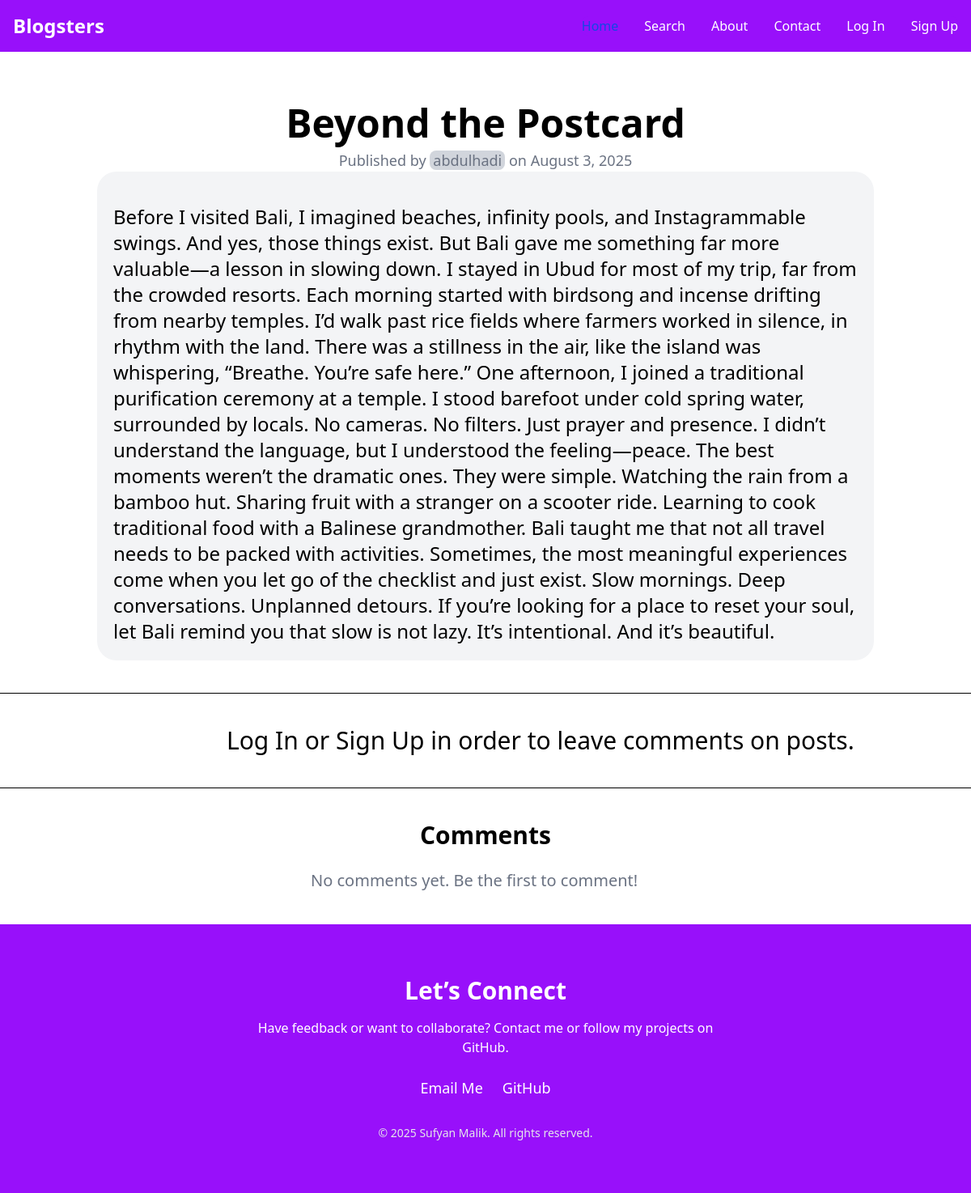
The app's page /beyond-the-postcard/ with its own data.
### blog/models.py (models this page shows, shortened)
class Blog(models.Model):
    title = models.CharField(max_length=255)
    slug = models.SlugField(unique=True,blank=True)
    author = models.ForeignKey(User,related_name='blog_posts',on_delete=models.CASCADE)
    content = models.TextField()
    created_at = models.DateTimeField(auto_now_add=True)
    updated_at = models.DateTimeField(auto_now=True)
    published = models.BooleanField(default=False)
    sub_title = models.CharField(max_length=255,blank=True,null=True)
    img = models.ImageField(upload_to='blog/images/',blank=True,null=True)
    category = models.ForeignKey(Category,related_name='blog_categories',on_delete=models.CASCADE,blank=True,null=True)
    class Meta:
       ordering = ['-created_at',]

### blog/views.py (the view)
# urls.py: path('<slug:slug>/', blog_details,name='blog_details'),
def blog_details(request, slug):
    blog = get_object_or_404(Blog,slug=slug)
    if request.method == 'POST':
        comment = CommentForm(request.POST)
        if comment.is_valid():
            new_comment = comment.save(commit=False)
            new_comment.blog = blog
            new_comment.author = request.user
            new_comment.save()
            return redirect('blog_details', slug=blog.slug)
    else:
        comment = CommentForm()
    comments =  blog.comments.all()
    return render(request,'blog/blog_details.html',{'blog':blog, 'commentform':comment, 'comments':comments})

### blog/templates/blog/blog_details.html (shortened to what this page needs)
{% extends "blog/base.html" %}
{% load static %}
{% block header %}
<link rel="stylesheet" href="{% static 'blog/css/blog-details.css' %}">
{% endblock %}
{% block content %}
<div class="blog-details flex flex-col items-start md:items-center pt-32 dark:bg-gray-800 dark:text-white">
    <h1 class="text-5xl font-bold">{{ blog.title }}</h1>
    <p class="text-gray-500 text-lg mt-2">
        Published by
        <span class="bg-gray-300 rounded-lg px-1">{{ blog.author.username }}</span>
        on {{ blog.created_at|date:"F j, Y" }}
    </p>
    <div class="w-fit h-fit mx-2 md:mx-30 pt-10 text-2xl self-center bg-gray-100 dark:bg-gray-700 rounded-3xl py-1 px-1">
        <p class="px-4 pb-4">{{ blog.content }}</p>
    </div>
</div>
<hr class="my-10 bg-white dark:bg-gray-800 dark:text-gray-700">
{% if user.is_authenticated %}
<div class="leave_comment flex flex-col items-center mt-10 dark:bg-gray-800 dark:text-white ">
    <h1 class="text-5xl md:text-5xl font-bold">Leave a Comment</h1>
    <form method="POST" class="comment-form">
        {% csrf_token %}
        {{ commentform.as_p }}
        <button type="submit"
            class="mt-4 px-6 py-2 bg-blue-600 text-white rounded-lg hover:bg-blue-700 transition-colors">
            Post
        </button>
    </form>
</div>
{% else %}
<h1 class="text-3xl bold md:ml-70">Log In or Sign Up in order to leave comments on posts.</h1>
{% endif %}
<hr class="my-10">
<div class="comments flex flex-col items-center mb-10">
    <h1 class="text-5xl md:text-3xl font-bold">Comments</h1>
    <div class="comments-list w-full max-w-2xl mt-6">
        {% if comments %}
            {% for comment in comments %}
                <div class="comment bg-gray-100 p-4 mb-4 rounded-lg shadow-md">
                    {% if blog.author.username == comment.author.username %}
                        <h3 class="text-2xl md:text-lg font-semibold">
                            <span class="bg-gray-300 px-1 rounded-lg py-1">{{ comment.author.username }}</span>
                            <span class="text-lg md:text-sm text-gray-500">{{ comment.created_at|timesince }} ago</span>
                        </h3>
                    {% else %}
                        <h3 class="text-2xl md:text-lg font-semibold">
                            {{ comment.author.username }}
                            <span class="text-lg md:text-sm text-gray-500">{{ comment.created_at|timesince }} ago</span>
                        </h3>
                    {% endif %}
                    <p class="mt-2 text-xl md:text-lg">{{ comment.content }}</p>
                </div>
            {% endfor %}
        {% else %}
            <p class="text-gray-500 self-center text-3xl md:text-xl md:ml-30">No comments yet. Be the first to comment!</p>
        {% endif %}
    </div>
</div>
{% endblock %}

### records on screen
Blog: title "Beyond the Postcard", author.username "abdulhadi", created_at "August 3, 2025", content "Before I visited Bali, I imagined beaches, infinity pools, and Instagrammable swings. And yes, those things exist. But Bali gave me something far more valuable—a lesson in slowing down. I stayed in Ubud for most of my trip, far from the crowded resorts. Each morning started with birdsong and incense drifting from nearby temples. I’d walk past rice fields where farmers worked in silence, in rhythm with the land. There was a stillness in the air, like the island was whispering, “Breathe. You’re safe here.” One afternoon, I joined a traditional purification ceremony at a temple. I stood barefoot under cold spring water, surrounded by locals. No cameras. No filters. Just prayer and presence. I…"
